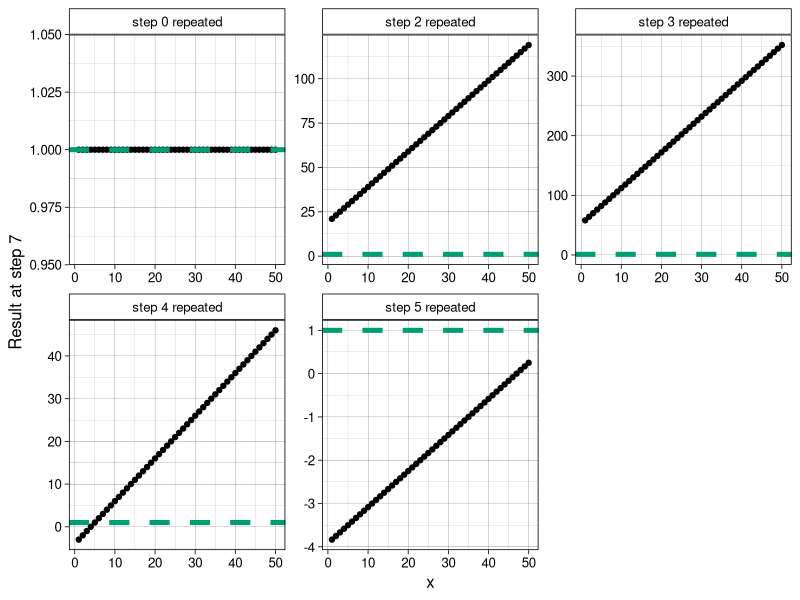

R code for this plot:
## ---- chunk 1
knitr::opts_chunk$set(echo = TRUE)
## ---- chunk 2
# helper functions - each one calculates one of the steps 2-5
f2 <- function(x) (x + 9) * 2 # calculates step 2
f3 <- function(x) (x * 6) + 12 # calculates step 3
f4 <- function(x) x - 60 # calculates step 4
f5 <- function(x) (x / 12) - 4 # calculates step 5

magic_trick <- function(x, rep = 0){
   # x: a whole number from 1 to 50
   # rep: the step 2-5 to be repeated twice. If rep = 0 or 1. - no repetition 
   
    if(rep == 2){
       f <- f5(f4(f3(f2(f2(x)))))
       } else if(rep == 3){
          f <- f5(f4(f3(f3(f2(x)))))
          } else if(rep == 4){
             f <- f5(f4(f4(f3(f2(x))))) 
             } else if(rep == 5) {
                f <- f5(f5(f4(f3(f2(x)))))
                } else {
                   f <- f5(f4(f3(f2(x)))) - x
                   }    
    return(f)
}
## ---- chunk 3
library(purrr)
library(dplyr)
library(ggplot2)

x_values <- seq(1, 50, by = 1) # step 1: whole number from 1 to 50.
repeated <- c(0, 2, 3, 4, 5) # step to repeat. 0 corresponds to the original puzzle 

vals <- expand.grid(x_values, repeated)

res <- map2_dbl(vals$Var1, vals$Var2, magic_trick)

df <- data.frame(x = rep(x_values, 5), repeated = rep(repeated, each = 50), res = res) %>%
   mutate(repeated = paste0("step ", repeated, " repeated")) 

ggplot(df) +
   geom_point(aes(x = x, y = res)) +
   facet_wrap(. ~ repeated, scales = "free") +
   geom_hline(yintercept = 1, linetype = "dashed", linewidth = 1.7, col = "#009E73") +
   labs(y = "Result at step 7") +
   theme_linedraw(12) +
   theme(strip.background = element_rect(fill = "white")) +
   theme(strip.text.x = element_text(color = "black"))
